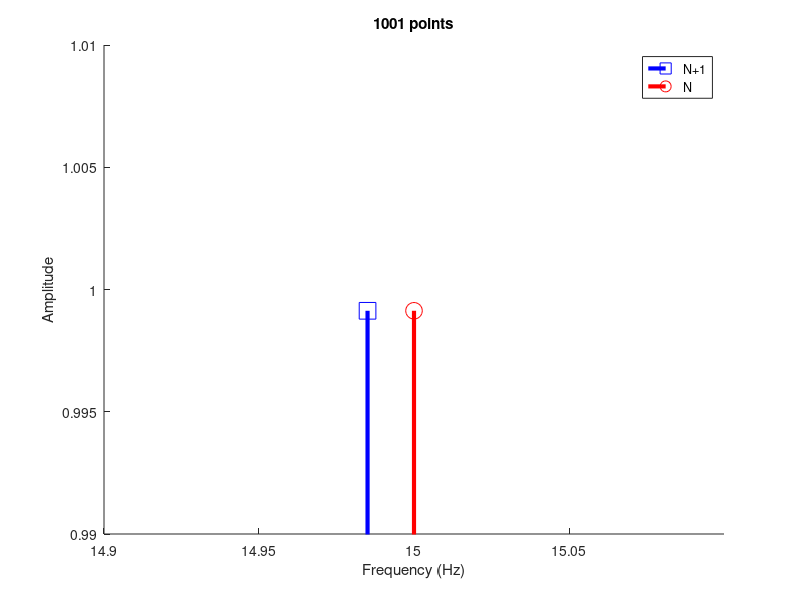
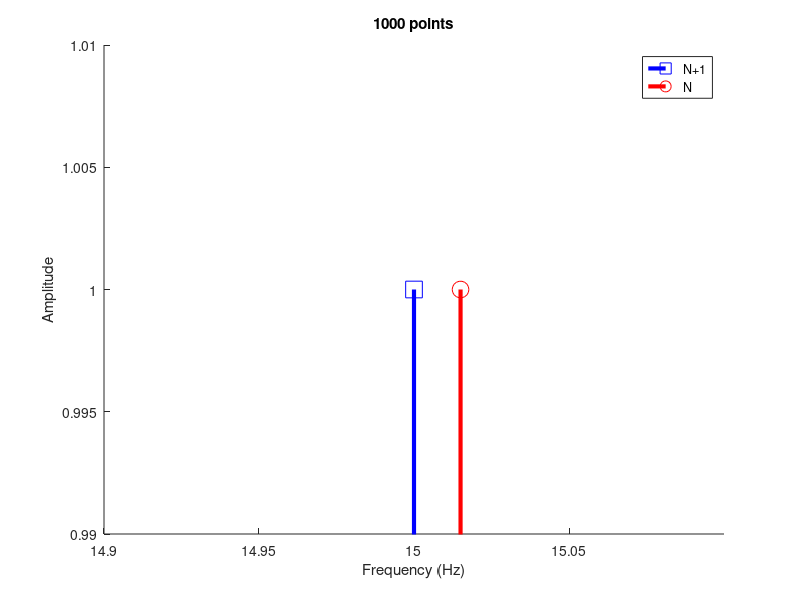
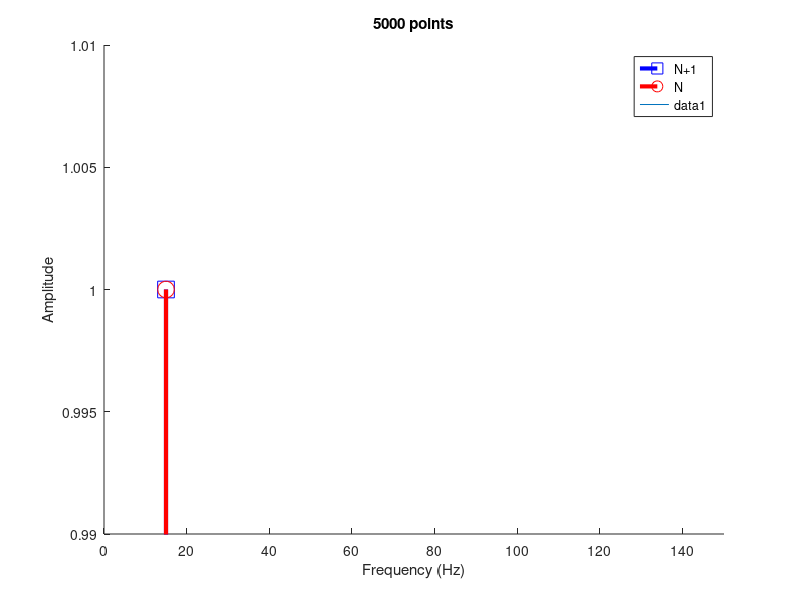

These figures' MATLAB source, in order:
%% Shortcut: converting indices to frequencies

%% Case 1: ODD number of data points, N is correct
% Create the signal
srate = 1000;
time  = (0:srate)/srate;
npnts = length(time);

% Notice: A simple 15-Hz sine wave!
signal = sin(15*2*pi*time);

% Amplitude spectrum
signalX = 2*abs(fft(signal)) / length(signal);

% Frequencies vector
hz1 = linspace(0,srate,npnts+1);
hz2 = linspace(0,srate,npnts);

% Plot it
figure(1), clf, hold on
stem(hz1(1:npnts),signalX,'bs-','linew',3,'markersize',12)
stem(hz2,signalX,'ro-','linew',3,'markersize',12)
axis([14.9 15.1 .99 1.01])
title([ num2str(length(time)) ' points' ])
xlabel('Frequency (Hz)'), ylabel('Amplitude')
legend({'N+1';'N'})

%% Case 2: EVEN number of data points, N+1 is correct
% Create the signal
srate = 1000;
time  = (0:srate-1)/srate;
npnts = length(time);

% Notice: A simple 15-Hz sine wave!
signal = sin(15*2*pi*time);

% Amplitude spectrum
signalX = 2*abs(fft(signal)) / length(signal);

% Frequencies vector
hz1 = linspace(0,srate,npnts+1);
hz2 = linspace(0,srate,npnts);

% Plot it
figure(2), clf, hold on
stem(hz1(1:npnts),signalX,'bs-','linew',3,'markersize',12)
stem(hz2,signalX,'ro-','linew',3,'markersize',12)
axis([14.9 15.1 .99 1.01])
title([ num2str(length(time)) ' points' ])
xlabel('Frequency (Hz)'), ylabel('Amplitude')
legend({'N+1';'N'})

%% Case 3: longer signal
% Create the signal
srate = 1000;
time  = (0:5*srate-1)/srate;
npnts = length(time);

% Notice: A simple 15-Hz sine wave!
signal = sin(15*2*pi*time);

% Amplitude spectrum
signalX = 2*abs(fft(signal)) / length(signal);

% Frequencies vector
hz1 = linspace(0,srate,npnts+1);
hz2 = linspace(0,srate,npnts);

% Plot it
figure(3), clf, hold on
stem(hz1(1:npnts),signalX,'bs-','linew',3,'markersize',12)
stem(hz2,signalX,'ro-','linew',3,'markersize',12)
axis([14.99 15.01 .99 1.01])
title([ num2str(length(time)) ' points' ])
xlabel('Frequency (Hz)'), ylabel('Amplitude')
legend({'N+1';'N'})

%% Shortcut
x = randn(10000,1)
srate = 512;
plot(linspace(0,srate,length(x)),abs(fft(x)))
set(gca,'xlim',[0 150])

%% end.